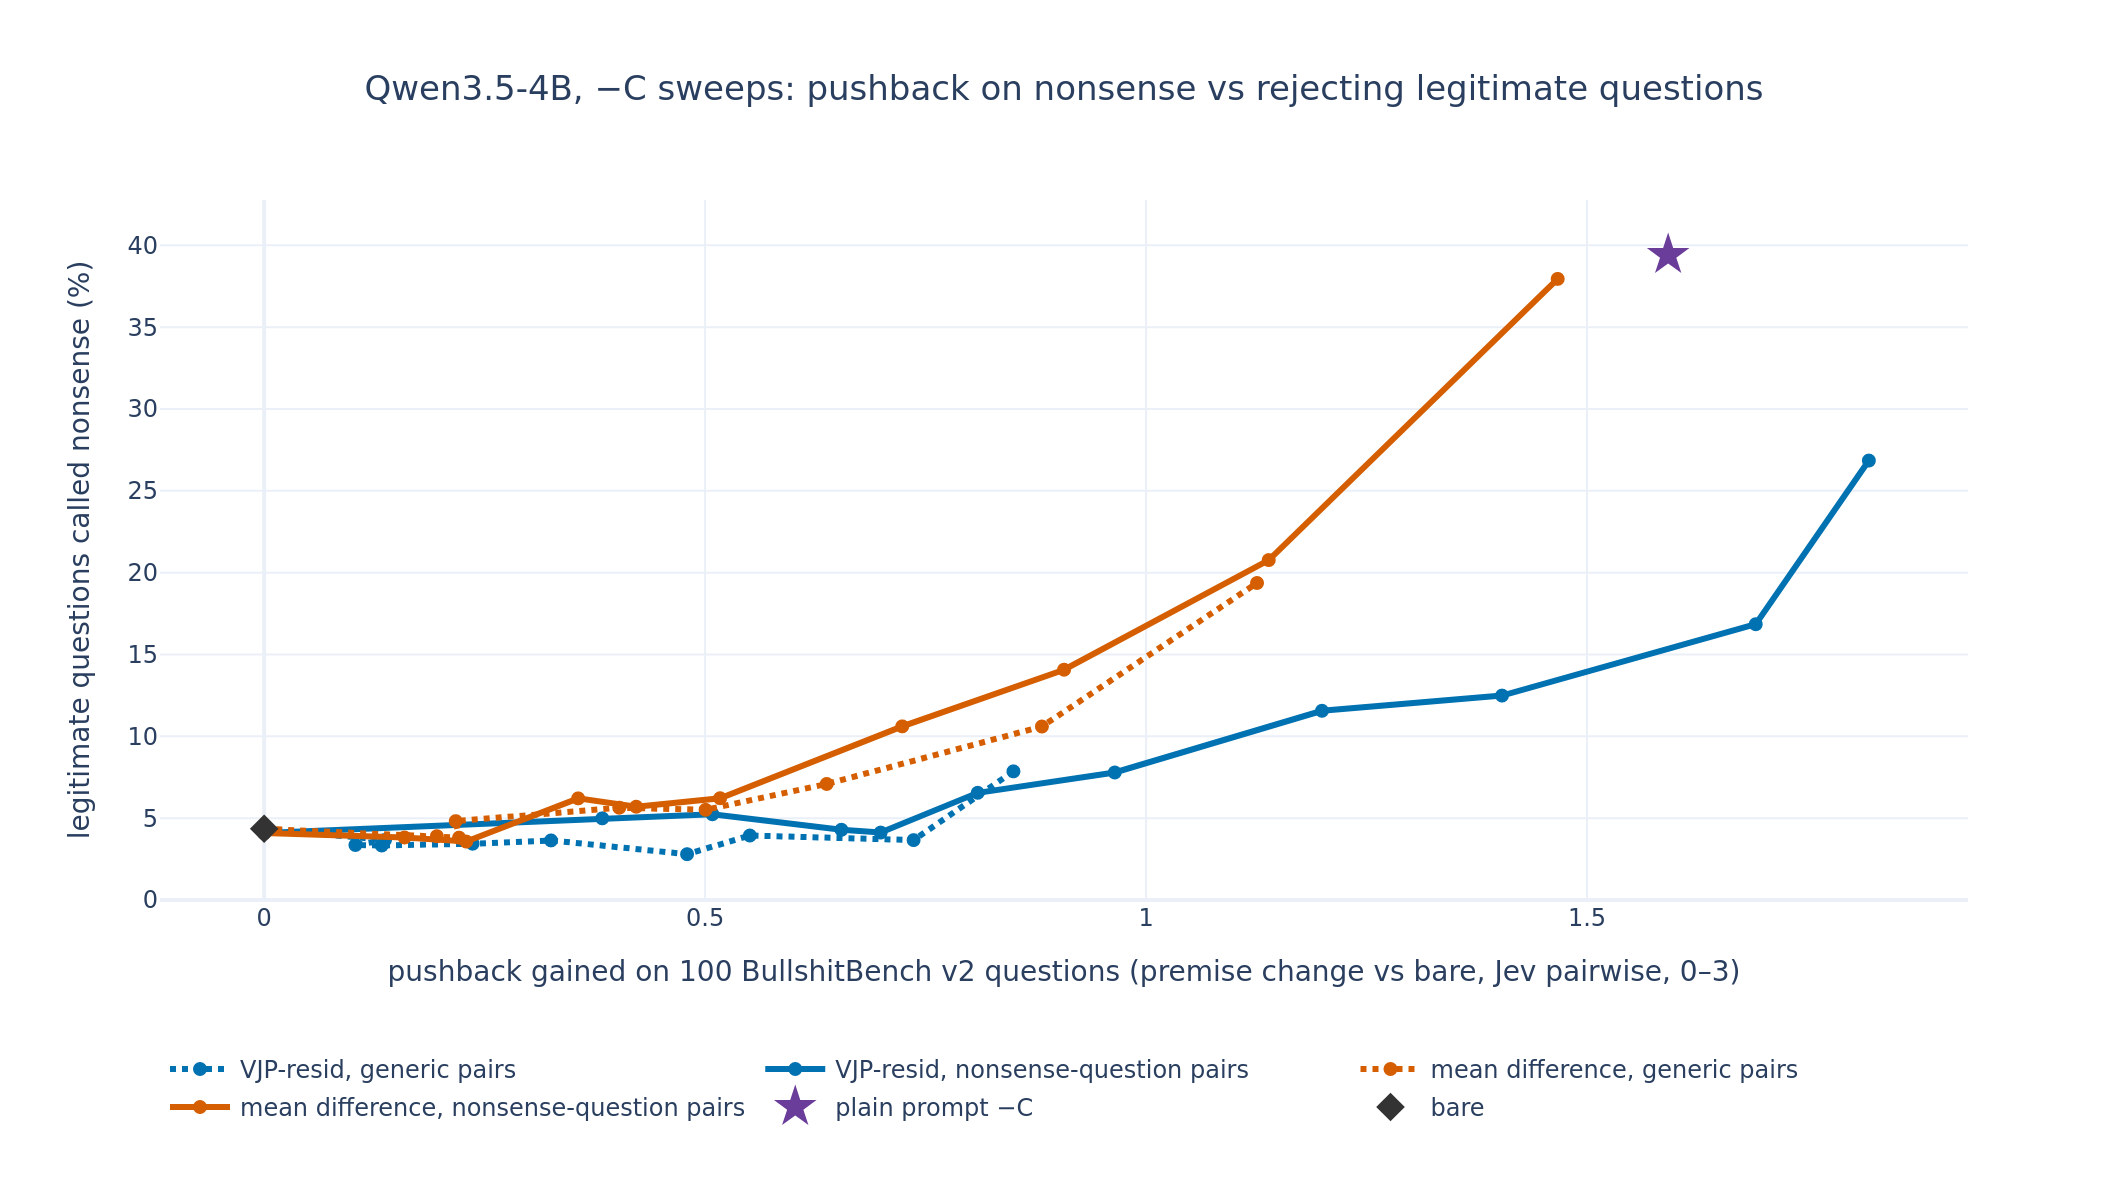

The script that drew this image:
"""One chart: -C pushback vs legitimate control questions called nonsense, generic vs nonsense-question extraction pairs.
PI/OpenAI 2026-10-05. uv run --extra benchmark python slop/reviews/2026-10-05_judge_v4/combined_controls.py"""
import json
from statistics import mean
import plotly.graph_objects as go

R = "outputs/bsbench/results"
lines = [("vjp_resid", "v4-4b", "VJP-resid, generic pairs", "#0072b2", "dot"), ("vjp_resid", "v4-4b-nonsense-pairs", "VJP-resid, nonsense-question pairs", "#0072b2", "solid"),
         ("mean_diff", "v4-4b", "mean difference, generic pairs", "#d55e00", "dot"), ("mean_diff", "v4-4b-nonsense-pairs", "mean difference, nonsense-question pairs", "#d55e00", "solid")]
fig = go.Figure()
for method, report, name, color, dash in lines:
    pts = [p for p in json.load(open(f"{R}/{report}/points.json"))["points"] if p["method"] == method and p["side"] == "-C" and p["admissible"]]
    pts.sort(key=lambda p: p["C"])
    bare = 100 * mean(p["control_claims_bare"] for p in pts)
    fig.add_trace(go.Scatter(x=[0] + [-p["effect"] for p in pts], y=[bare] + [100 * p["control_claims"] for p in pts], mode="lines+markers", name=name,
                             text=[""] + [f"C={p['C']:.3g}" for p in pts], line={"color": color, "dash": dash, "width": 3}, marker={"size": 7, "color": color}))
prompt = next(p for p in json.load(open(f"{R}/v4-4b/points.json"))["points"] if p["method"] == "prompting" and p["side"] == "-C")
fig.add_trace(go.Scatter(x=[-prompt["effect"]], y=[100 * prompt["control_claims"]], mode="markers", name="plain prompt −C", marker={"color": "#6a3d9a", "size": 16, "symbol": "star"}))
fig.add_trace(go.Scatter(x=[0], y=[100 * prompt["control_claims_bare"]], mode="markers", name="bare", marker={"color": "#333", "size": 11, "symbol": "diamond"}))
fig.update_layout(template="plotly_white", height=560, title={"text": "Qwen3.5-4B, −C sweeps: pushback on nonsense vs rejecting legitimate questions", "x": 0.5},
                  xaxis={"title": "pushback gained on 100 BullshitBench v2 questions (premise change vs bare, Jev pairwise, 0–3)"},
                  yaxis={"title": "legitimate questions called nonsense (%)", "rangemode": "tozero"},
                  legend={"orientation": "h", "y": -0.2}, margin={"b": 150})
fig.write_image("slop/reviews/2026-10-05_judge_v4/combined_controls.png", width=1064, height=600, scale=2)
fig.write_html("slop/reviews/2026-10-05_judge_v4/combined_controls.html", include_plotlyjs="cdn")
# 9B, nonsense-question pairs only (no generic-pair 9B run)
fig = go.Figure()
for method, color in (("vjp_resid", "#0072b2"), ("mean_diff", "#d55e00")):
    pts = sorted((p for p in json.load(open(f"{R}/v4-9b-nonsense-pairs/points.json"))["points"] if p["method"] == method and p["side"] == "-C" and p["admissible"]), key=lambda p: p["C"])
    bare = 100 * mean(p["control_claims_bare"] for p in pts)
    fig.add_trace(go.Scatter(x=[0] + [-p["effect"] for p in pts], y=[bare] + [100 * p["control_claims"] for p in pts], mode="lines+markers",
                             name=("VJP-resid" if method == "vjp_resid" else "mean difference") + ", nonsense-question pairs", line={"color": color, "width": 3}, marker={"size": 7, "color": color}))
prompt = next(p for p in json.load(open(f"{R}/v4-9b-nonsense-pairs/points.json"))["points"] if p["method"] == "prompting" and p["side"] == "-C")
fig.add_trace(go.Scatter(x=[-prompt["effect"]], y=[100 * prompt["control_claims"]], mode="markers", name="plain prompt −C", marker={"color": "#6a3d9a", "size": 16, "symbol": "star"}))
fig.add_trace(go.Scatter(x=[0], y=[100 * prompt["control_claims_bare"]], mode="markers", name="bare", marker={"color": "#333", "size": 11, "symbol": "diamond"}))
fig.update_layout(template="plotly_white", height=560, title={"text": "Qwen3.5-9B, −C sweeps: pushback on nonsense vs rejecting legitimate questions", "x": 0.5},
                  xaxis={"title": "pushback gained on 100 BullshitBench v2 questions (premise change vs bare, Jev pairwise, 0–3)"},
                  yaxis={"title": "legitimate questions called nonsense (%)", "rangemode": "tozero"}, legend={"orientation": "h", "y": -0.2}, margin={"b": 150})
fig.write_image("slop/reviews/2026-10-05_judge_v4/combined_controls_9b.png", width=1064, height=600, scale=2)
print("ok")
